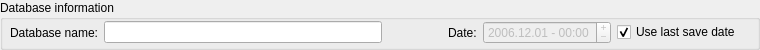
        <widget class="QGroupBox" name="DBIGroupBox" >
         <property name="minimumSize" >
          <size>
           <width>649</width>
           <height>50</height>
          </size>
         </property>
         <property name="maximumSize" >
          <size>
           <width>16777215</width>
           <height>50</height>
          </size>
         </property>
         <property name="title" >
          <string>Database information</string>
         </property>
         <widget class="QWidget" name="DBIHorizontalLayout" >
          <property name="geometry" >
           <rect>
            <x>0</x>
            <y>10</y>
            <width>751</width>
            <height>45</height>
           </rect>
          </property>
          <layout class="QHBoxLayout" >
           <property name="spacing" >
            <number>6</number>
           </property>
           <property name="leftMargin" >
            <number>10</number>
           </property>
           <property name="topMargin" >
            <number>10</number>
           </property>
           <property name="rightMargin" >
            <number>10</number>
           </property>
           <property name="bottomMargin" >
            <number>10</number>
           </property>
           <item>
            <widget class="QLabel" name="DBIDatabaseNameLabel" >
             <property name="text" >
              <string>Database name:</string>
             </property>
            </widget>
           </item>
           <item>
            <widget class="QLineEdit" name="DBIDatabaseNameLineEdit" >
             <property name="statusTip" >
              <string>Database name</string>
             </property>
            </widget>
           </item>
           <item>
            <spacer>
             <property name="orientation" >
              <enum>Qt::Horizontal</enum>
             </property>
             <property name="sizeType" >
              <enum>QSizePolicy::Fixed</enum>
             </property>
             <property name="sizeHint" >
              <size>
               <width>60</width>
               <height>20</height>
              </size>
             </property>
            </spacer>
           </item>
           <item>
            <widget class="QLabel" name="DBIDateLabel" >
             <property name="text" >
              <string>Date:</string>
             </property>
            </widget>
           </item>
           <item>
            <widget class="QDateEdit" name="DBIDateEdit" >
             <property name="enabled" >
              <bool>false</bool>
             </property>
             <property name="statusTip" >
              <string>Database date</string>
             </property>
             <property name="buttonSymbols" >
              <enum>QAbstractSpinBox::PlusMinus</enum>
             </property>
             <property name="dateTime" >
              <datetime>
               <hour>0</hour>
               <minute>0</minute>
               <second>0</second>
               <year>2006</year>
               <month>12</month>
               <day>1</day>
              </datetime>
             </property>
             <property name="displayFormat" >
              <string>yyyy.MM.dd - hh:mm</string>
             </property>
             <property name="date" >
              <date>
               <year>2006</year>
               <month>12</month>
               <day>1</day>
              </date>
             </property>
            </widget>
           </item>
           <item>
            <widget class="QCheckBox" name="DBIUseLastSaveDateCheckBox" >
             <property name="statusTip" >
              <string>Use last save date</string>
             </property>
             <property name="text" >
              <string>Use last save date</string>
             </property>
             <property name="checked" >
              <bool>true</bool>
             </property>
            </widget>
           </item>
          </layout>
         </widget>
        </widget>
